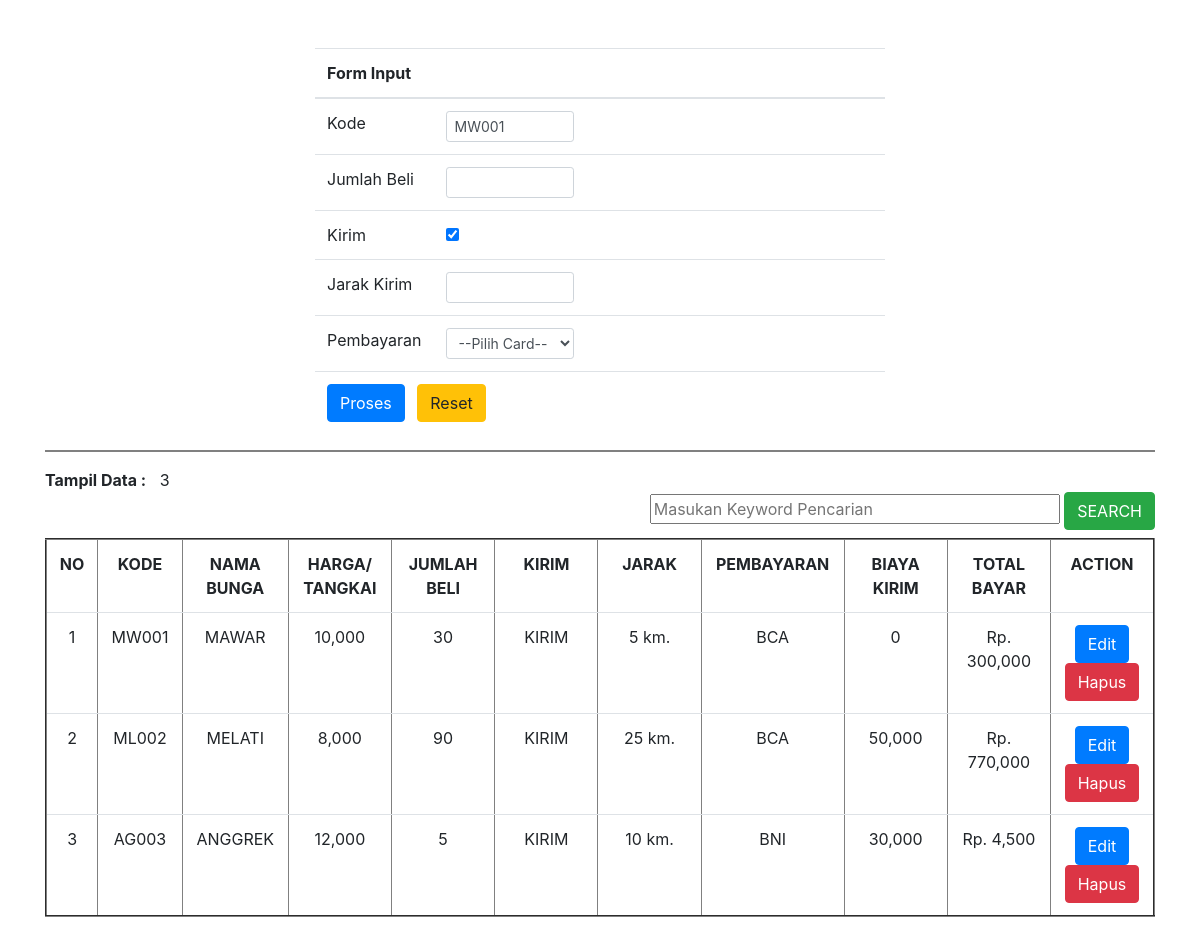
The page / on the database its author committed.
### tables this page shows
CREATE TABLE `tb_bunga` (
  `id` int(2) NOT NULL,
  `kode` varchar(10) NOT NULL,
  `nmbunga` varchar(100) NOT NULL,
  `harga` int(100) NOT NULL,
  `jmlbeli` int(100) NOT NULL,
  `kirim` varchar(50) NOT NULL,
  `jarak` char(50) NOT NULL,
  `pembayaran` varchar(50) NOT NULL,
  `byakirim` int(100) NOT NULL,
  `tharga` int(100) NOT NULL
);

### functions.php (called while the page is built, shortened)
<?php
$conn = mysqli_connect("localhost", "root", "", "db_tugas");
function query($query){
    global $conn;
    $result = mysqli_query($conn, $query);
    $rows = [];
    while($row = mysqli_fetch_assoc($result)){
        $rows[] = $row;
    }
    return $rows;
}
?>

### index.php (the view, shortened to what this page needs)
<?php
require 'functions.php';
        $tb_bunga = query("SELECT * FROM tb_bunga");
        $count = count($tb_bunga);
?>
<!doctype html>
<html lang="en">
<head>
    <link rel="stylesheet" href="https://cdn.jsdelivr.net/npm/bootstrap@4.5.3/dist/css/bootstrap.min.css">
</head>
<body>
    <div class="container m-auto " style="width: 600px;">
        <table class="table mt-5" >
            <thead>
                <tr>
                    <th>Form Input </th>
                    <th style="width: 30%;"></th>
                    <th style="width: 30%;"></th>
                    <th style="width: 30%;"></th>
                </tr>
            </thead>
            <tbody>
                <form action="" method="POST" enctype="multipart/form-data">
                    <tr>
                        <td>Kode</td>
                        <td>
                            <input type="text" class="form-control form-control-sm"autocomplete="off" name="kode" id="kode" value="MW001">
                        </td>
                    </tr>
                    <tr>
                        <td>Jumlah Beli</td>
                        <td>
                            <input type="text" value="" class="form-control form-control-sm" autocomplete="off" name="jmlbeli" id="jmlbeli"> <td></td><td></td>
                        </td>
                    </tr>
                    <tr>
                        <td>Kirim</td>
                            <td><label class="form-check-label"><input type="checkbox" autocomplete="off" name="kirim" id="kirim" value="KIRIM" checked></label></td>
                            <td></td>
                            <td></td>
                    </tr>
                    <tr>
                        <td>Jarak Kirim</td>
                        <td>
                            <input type="text" value="" class= "form-control form-control-sm" autocomplete="off" name="jrkkirim" id="jrkkirim" required><td></td><td></td>
                        </td>
                    </tr>
                    <tr>
                        <td>Pembayaran</td>
                        <td>
                        <select name="debit" class="form-control form-control-sm">
                            <option size="35">--Pilih Card--</option>
                        </select><td></td><td></td>
                        </td>
                    </tr>
                    <tr>
                        <td colspan="3">
                            <button type="submit" name="submit" class="btn btn-primary mr-2 submit">Proses</button>
                            <button type="reset" name="reset" class="btn btn-warning">Reset</button><td></td>
                        </td>
                    </tr>
                </form>
            </tbody>
        </table>
    </div>
    <div class="container m-auto" >
    <hr style="height:2px;border-width:0;color:gray;background-color:gray">
    <?php
        echo "<strong>Tampil Data :</strong>&nbsp&nbsp&nbsp" . $count;
    ?>
    <form action="" method="post" enctype="multipart/form-data" align="right">
        <input type="text" name="keyword" size="35" autofocus
            placeholder="Masukan Keyword Pencarian" autocomplete="off">
        <button type="submit" name="cari" class="btn btn-success">SEARCH</button>
    </form>
        <table width="110%"  border="2" align="center" class="table mt-2 text-center">
        <tr>
                <th width="50"><?= Strtoupper('No'); ?></th>
                <th width="50"><?= Strtoupper('Kode'); ?></th>
                <th width="100"><?= Strtoupper('Nama Bunga'); ?></th>
                <th width="100"><?= Strtoupper('Harga/ Tangkai'); ?></th>
                <th width="100"><?= Strtoupper('Jumlah Beli'); ?></th>
                <th width="100"><?= Strtoupper('Kirim'); ?></th>
                <th width="100"><?= Strtoupper('Jarak'); ?></th>
                <th width="100"><?= Strtoupper('Pembayaran'); ?></th>
                <th width="100"><?= Strtoupper('Biaya Kirim'); ?></th>
                <th width="100"><?= Strtoupper('Total Bayar'); ?></th>
                <th width="100"><?= Strtoupper('ACTION'); ?></th>
        </tr>
        <?php $i = 1; ?>
        <?php foreach ($tb_bunga as $row): ?>
        <tr>
                <td align="center"><?php echo $i; ?></td>
                <td align="center"><?= $row["kode"]; ?></td>
                <td><?= $row["nmbunga"]; ?></td>
                <td><?= number_format($row["harga"]); ?></td>
                <td align="center"><?= $row["jmlbeli"]; ?></td>
                <td align="center"><?= $row["kirim"]; ?></td>
                <td align="center"><?= $row["jarak"]; ?> km.</td>
                <td align="center"><?= $row["pembayaran"]; ?></td>
                <td align="center"><?= number_format($row["byakirim"]); ?></td>
                <td align="center">Rp. <?= number_format($row["tharga"]); ?></td>
                <td align="center">
                <a href="edit.php?id=<?= $row['id']; ?>" class="btn btn-primary">Edit </a>
                <a href="hapus.php?id=<?= $row['id']; ?>" onclick="return confirm('yakin?');" class="btn btn-danger">Hapus</a>
                </td>
        </tr>
        <?php $i++; ?>
        <?php endforeach; ?>
        </table>
        </div>
        <br>
        <br>
</body>
</html>

### rows shown on the page
tb_bunga: kode "MW001", nmbunga "MAWAR", harga "10,000", jmlbeli "30", kirim "KIRIM", jarak "5", pembayaran "BCA", byakirim "0", tharga "300,000"
tb_bunga: kode "ML002", nmbunga "MELATI", harga "8,000", jmlbeli "90", kirim "KIRIM", jarak "25", pembayaran "BCA", byakirim "50,000", tharga "770,000"
tb_bunga: kode "AG003", nmbunga "ANGGREK", harga "12,000", jmlbeli "5", kirim "KIRIM", jarak "10", pembayaran "BNI", byakirim "30,000", tharga "4,500"

### other values the page prints
$count "3"
